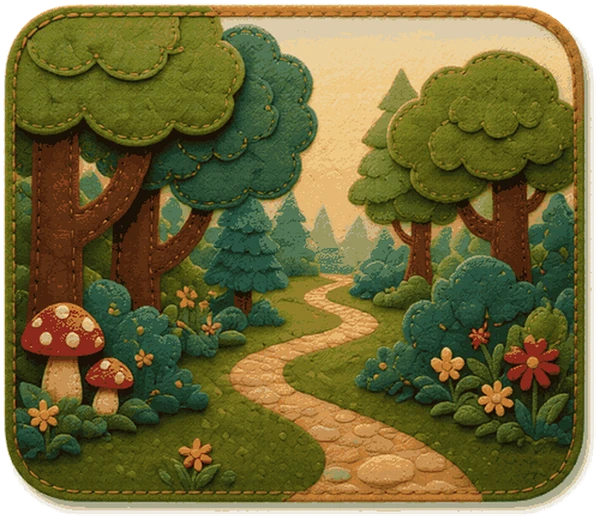
#> input picture games/tiny-reader-theater/assets/ui/world-forest.webp, 600 x 520 px
$ python -i extract-ui-layers.py   (imports and definitions only)
#> lines starting #> are read from the running program, lines starting #| are printed output that depends on the picture
#!/usr/bin/env python3
"""Extract Tiny Reader Theater UI art with qwen-image-layered.

The source artwork is intentionally retained under assets/source/opaque.  This
tool submits every opaque UI element plus the generated six-piece UI kit, saves
the model's true-alpha layer_2 outputs, writes magenta QA composites, and
produces the runtime PNGs.  Jobs are submitted together so ComfyUI can queue
them efficiently; completed layer_2 files make the run resumable.
"""

from __future__ import annotations

import json
import os
from pathlib import Path
import subprocess
import sys
import time
import urllib.request

from PIL import Image, ImageChops, ImageDraw


GAME = Path(__file__).resolve().parents[1]
SOURCE = GAME / "assets" / "source"
OPAQUE = SOURCE / "opaque"
LAYERED = SOURCE / "layered"
QA = SOURCE / "qa"
RUNTIME = GAME / "assets" / "ui"
KIT = GAME / "assets" / "ui-kit"
API = os.environ.get("QLOBE_QWEN_URL", "http://192.168.1.181:8100").rstrip("/")
SEED = 42
JOB_IDS_PATH = SOURCE / "qwen-jobs.json"


JOBS = {
    "title-lockup": (OPAQUE / "title-lockup.png", "the exact stitched felt Tiny Reader Theater curtain title lockup"),
    "world-forest": (OPAQUE / "world-forest.png", "the exact complete Forest felt world card"),
    "world-castle": (OPAQUE / "world-castle.png", "the exact complete Castle felt world card"),
    "world-outer-space": (OPAQUE / "world-outer-space.png", "the exact complete Outer Space felt world card"),
    "choice-map": (OPAQUE / "choice-map.png", "the exact complete stitched felt map choice card"),
    "choice-bird": (OPAQUE / "choice-bird.png", "the exact complete stitched felt bird choice card"),
    "choice-door": (OPAQUE / "choice-door.png", "the exact complete stitched felt secret-door choice card"),
    "choice-dig-log": (OPAQUE / "choice-dig-log.png", "the exact complete stitched felt log choice card"),
    "choice-hop-mud": (OPAQUE / "choice-hop-mud.png", "the exact complete stitched felt mud choice card"),
    "choice-climb-tree": (OPAQUE / "choice-climb-tree.png", "the exact complete stitched felt tree choice card"),
    "choice-make-nest": (OPAQUE / "choice-make-nest.png", "the exact complete stitched felt nest choice card"),
    "choice-sing-bird": (OPAQUE / "choice-sing-bird.png", "the exact complete stitched felt singing bird choice card"),
    "choice-share-nut": (OPAQUE / "choice-share-nut.png", "the exact complete stitched felt nut choice card"),
    "choice-down-steps": (OPAQUE / "choice-down-steps.png", "the exact complete stitched felt stone-steps choice card"),
    "choice-peek-den": (OPAQUE / "choice-peek-den.png", "the exact complete stitched felt animal-den choice card"),
    "choice-follow-bugs": (OPAQUE / "choice-follow-bugs.png", "the exact complete stitched felt glowing-bugs choice card"),
    "ending-stamp-filled": (OPAQUE / "ending-stamp-filled.png", "the exact complete filled felt tree ending stamp"),
    "ending-stamp-outline": (OPAQUE / "ending-stamp-outline.png", "the exact complete outline felt tree ending stamp"),
    "ui-kit": (SOURCE / "ui-kit-raw.png", "all six exact blank stitched felt UI components, each kept complete and unchanged"),
}


# [22 lines left out: function submit, not called in this run]


def status(job_id: str) -> str:
    with urllib.request.urlopen(f"{API}/jobs/{job_id}", timeout=30) as response:
        return str(json.load(response).get("status", "unknown"))


def download(job_id: str, output: Path) -> None:
    with urllib.request.urlopen(f"{API}/jobs/{job_id}/result?output=layer_2", timeout=180) as response:
        output.write_bytes(response.read())


def clean_alpha(image: Image.Image, floor: int = 8) -> Image.Image:
#> called with floor = 8
    rgba = image.convert("RGBA")
#> rgba is the input picture: PIL image 600x520 RGBA; mean R, G, B, A 112.4, 105.3, 57.1, 242.9
    alpha = rgba.getchannel("A").point(lambda value: 0 if value <= floor else value)
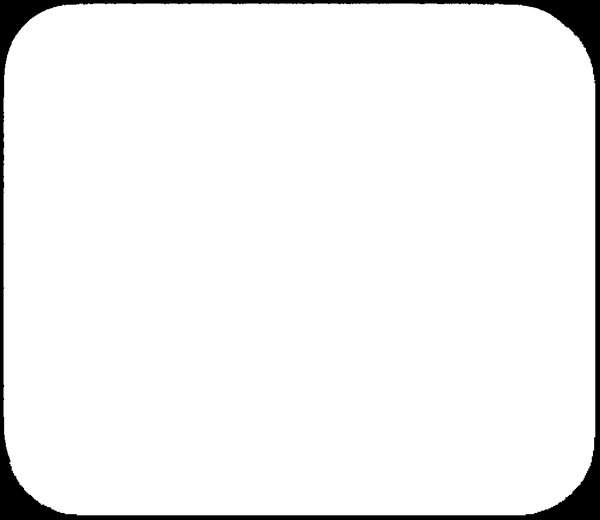
#> alpha: PIL image 600x520 L; min 0, max 255, mean 242.9
    rgba.putalpha(alpha)
    return rgba


# [28 lines left out: function repair_against_source, not called in this run]


def alpha_stats(image: Image.Image) -> dict[str, float]:
    alpha = image.getchannel("A")
    hist = alpha.histogram()
    total = image.width * image.height
    transparent = sum(hist[:10])
    opaque = sum(hist[246:])
    return {
        "transparentPct": round(100 * transparent / total, 3),
        "opaquePct": round(100 * opaque / total, 3),
        "partialPct": round(100 * (total - transparent - opaque) / total, 3),
    }


def trim(image: Image.Image, pad: int = 10, max_size: int = 720) -> Image.Image:
    alpha = image.getchannel("A")
    bbox = alpha.point(lambda value: 255 if value > 8 else 0).getbbox()
    if not bbox:
        raise RuntimeError("empty alpha extraction")
    left, top, right, bottom = bbox
    box = (
        max(0, left - pad), max(0, top - pad),
        min(image.width, right + pad), min(image.height, bottom + pad),
    )
    result = image.crop(box)
    if max(result.size) > max_size:
        scale = max_size / max(result.size)
        result = result.resize(
            (max(1, round(result.width * scale)), max(1, round(result.height * scale))),
            Image.Resampling.LANCZOS,
        )
    return result


def magenta(image: Image.Image, output: Path) -> None:
    backing = Image.new("RGBA", image.size, (255, 0, 255, 255))
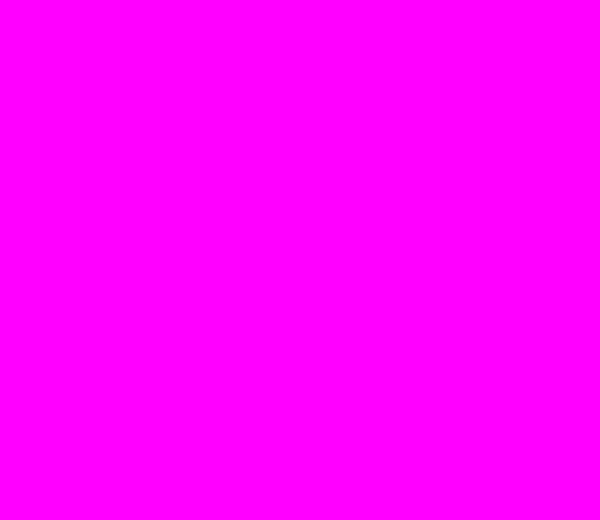
#> backing: PIL image 600x520 RGBA; mean R, G, B, A 255, 0, 255, 255
    backing.alpha_composite(image)
    backing.convert("RGB").save(output, optimize=True)


# [9 lines left out: function process_asset, not called in this run]


def process_kit(layer_path: Path) -> list[dict[str, object]]:
    image = clean_alpha(Image.open(layer_path))
    # The kit's Qwen layer retained all six components and provides clean edge
    # RGB. Preserve that output directly; reusing the magenta-ground source RGB
    # would introduce a chroma fringe into otherwise valid soft alpha.
    magenta(image, QA / "ui-kit-magenta.png")
    cells = [
        ("portrait-card", (0.00, 0.00, 0.31, 0.61)),
        ("word-tile", (0.31, 0.12, 0.64, 0.56)),
        ("label-plaque", (0.64, 0.16, 1.00, 0.54)),
        ("action-button", (0.00, 0.66, 0.352, 0.90)),
        ("story-banner", (0.35, 0.64, 0.685, 0.92)),
        ("endings-panel", (0.69, 0.58, 1.00, 0.92)),
    ]
    output = []
    for name, (x0, y0, x1, y1) in cells:
        left = round(x0 * image.width)
        right = round(x1 * image.width)
        top = round(y0 * image.height)
        bottom = round(y1 * image.height)
        final = trim(image.crop((left, top, right, bottom)), max_size=720)
        magenta(final, QA / f"ui-{name}-magenta.png")
        final.save(KIT / f"{name}.webp", "WEBP", quality=90, method=6)
        output.append({"name": name, "finalSize": list(final.size), "alpha": alpha_stats(final)})
#> this loop made 6 passes
#> (box in trim, transparent in alpha_stats, opaque in alpha_stats) on passes 1, 3, 4, 6: ((0, 0, 186, 317), 2743, 55719), ((0, 0, 216, 198), 792, 41778), ((0, 0, 211, 125), 528, 25715), ((0, 0, 186, 176), 871, 31681)
#> (transparent in alpha_stats, opaque in alpha_stats) on passes 2, 5: (0, 45342), (0, 29145)
#> pass 1, in trim, `alpha = image.getchannel("A")`:
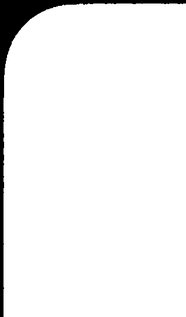
#> alpha: PIL image 186x317 L; min 0, max 255, mean 242.1
#> pass 1, in trim, `result = image.crop(box)`:
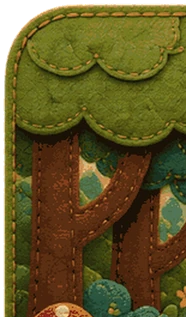
#> result: PIL image 186x317 RGBA; mean R, G, B, A 94, 82.8, 34.2, 242.1; transparent parts drawn white
#> pass 1, in magenta (call 2), `backing = Image.new("RGBA", image.size, (255, 0, 255, 255))`:
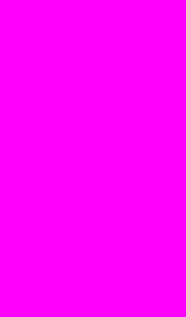
#> backing: PIL image 186x317 RGBA; mean R, G, B, A 255, 0, 255, 255
#> pass 1, in magenta (call 2), `backing.convert("RGB").save(output, optimize=True)`:
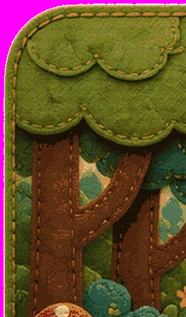
#> saved as ui-portrait-card-magenta.png: PIL image 186x317 RGB; mean R, G, B 99.6, 75.7, 40.3
#> after the loop:
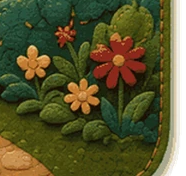
#> final: PIL image 186x176 RGBA; mean R, G, B, A 86.3, 84.6, 45.1, 247.3; transparent parts drawn white
#> after the loop, output = 6 items
    return output


# [47 lines left out: function main, not called in this run]


# [6 lines not run here, left out]

>>> result = process_kit('../assets/ui/world-forest.webp')
#> result = 6 items
